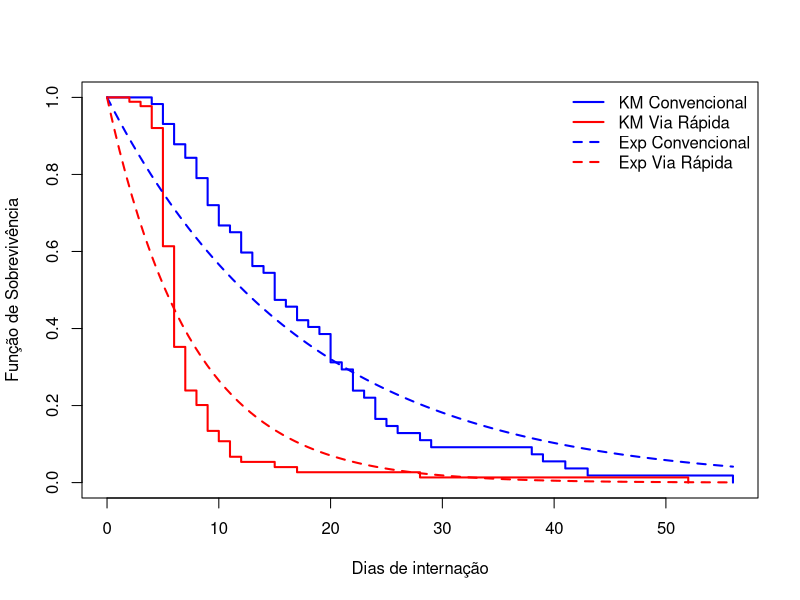
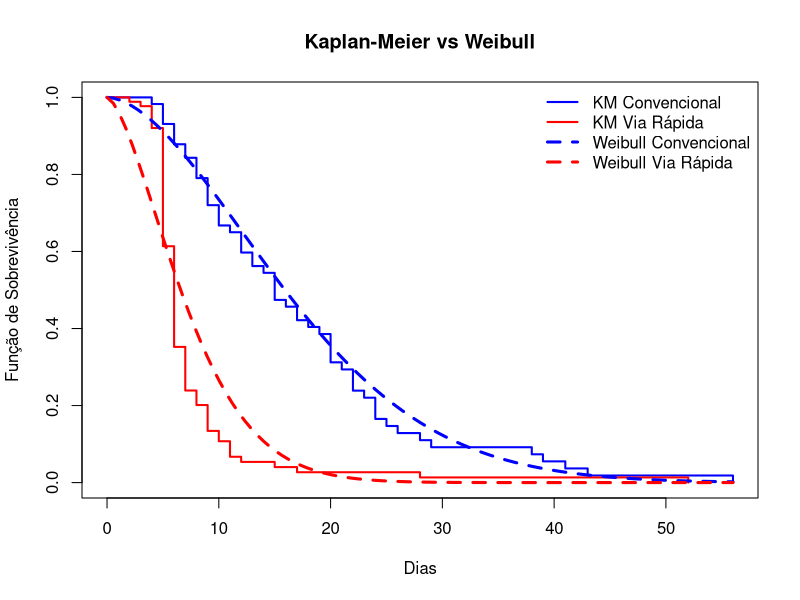

Recreate these plots in R, in order.
## ---- chunk 1
# Leitura de Pacotes Necessários
library(survival)
library(knitr)
library(kableExtra)
library(knitr)

# Leitura dos Dados 
dados = read.csv(file = "MAE0354-2026 - viarapidareduzido.csv")

# Separando em dois casos:
via_convencional <- dados[dados$Protocolo ==  0,]
via_rapida <- dados[dados$Protocolo ==  1,]

# Estabelecemos uma função capaz de calcular tal quantidade para cada conjunto de dados
theta_mv_exp <- function(tempo, delta){
  sum(delta) / sum(tempo)
}

# Theta de Máxima Verossimilhança para o Protocolo Convencional 
theta_c <- theta_mv_exp(
  via_convencional$Dias,via_convencional$Delta
)
# Theta de Máxima Verossimilhança para o Protocolo Rápido
theta_r <- theta_mv_exp(
  via_rapida$Dias, via_rapida$Delta
)

tabela_theta <- data.frame(
  Protocolo = c("Convencional", "Via Rápida"),
  Theta_MV = c(theta_c, theta_r)
)
# Tabela para demonstrar os dados 
kable(
  tabela_theta,
  digits = 4,
  caption = "Estimativas de Máxima Verossimilhança para o parâmetro θ"
)

# Função de Sobrevivência Paramétrica para o método Convencional
S_c <- function(t){
  exp(-theta_c*t)
}

# Função de Sobrevivência Paramétrica para o Método Rápido
S_r <- function(t){
  exp(-theta_r*t)
}

# Função de Sobrevivência Não-Paramétrica para o método Convencional
km_c <- survfit(
  Surv(Dias, Delta) ~ 1,
  data = via_convencional
)

# Função de Sobrevivência Não-Paramétrica para o Método Rápido
km_r <- survfit(
  Surv(Dias, Delta) ~ 1,
  data = via_rapida
)

plot(
  km_c,
  conf.int = FALSE,
  mark.time = FALSE,
  col = "blue",
  lwd = 2,
  xlab = "Dias de internação",
  ylab = "Função de Sobrevivência",
  xlim = c(0, max(dados$Dias)),
  ylim = c(0,1)
)
lines(
  km_r,
  conf.int = FALSE, 
  mark.time = FALSE,
  col = "red",
  lwd = 2
)
curve(
  S_c(x),
  from = 0,
  to = max(dados$Dias),
  add = TRUE,
  col = "blue",
  lwd = 2,
  lty = 2
)
curve(
  S_r(x),
  from = 0,
  to = max(dados$Dias),
  add = TRUE,
  col = "red",
  lwd = 2,
  lty = 2
)
legend(
  "topright",
  legend = c(
    "KM Convencional",
    "KM Via Rápida",
    "Exp Convencional",
    "Exp Via Rápida"
  ),
  col = c("blue","red","blue","red"),
  lty = c(1,1,2,2),
  lwd = 2,
  bty = "n"
)
# Soma do número de falhas para cada protocolo 
d_c <- sum(via_convencional$Delta)
d_r <- sum(via_rapida$Delta)

# Tempo Médio segundo uma Exponencial
media_c <- 1/theta_c
media_r <- 1/theta_r

# Erro Padrão 
ep_media_c <- 1/(theta_c*sqrt(d_c))
ep_media_r <- 1/(theta_r*sqrt(d_r))


tabela_medias <- data.frame(
  Protocolo = c("Convencional", "Via Rápida"),
  Media = c(media_c, media_r),
  Erro_Padrao = c(ep_media_c, ep_media_r)
)

kable(
  tabela_medias,
  digits = 3,
  caption = "Estimativas do tempo médio de internação e seus erros-padrão"
)

# Mediana dos Tempos para Cada protocolo
mediana_c <- log(2)/theta_c
mediana_r <- log(2)/theta_r

# Erro Padrão
ep_mediana_c <- log(2)/(theta_c*sqrt(d_c))
ep_mediana_r <- log(2)/(theta_r*sqrt(d_r))

tabela_medianas <- data.frame(
  Protocolo = c("Convencional", "Via Rápida"),
  Mediana = c(mediana_c, mediana_r),
  Erro_Padrao = c(ep_mediana_c, ep_mediana_r)
)

kable(
  tabela_medianas,
  digits = 3,
  caption = "Estimativas da mediana do tempo de internação e seus erros-padrão"
)
# Ajuste dos dados

# Protocolo Convencional 
ajuste_c_w <- survreg(
  Surv(Dias, Delta) ~ 1,
  data = via_convencional,
  dist = "weibull"
)

# Protocolo Rápido
ajuste_r_w <- survreg(
  Surv(Dias, Delta) ~ 1,
  data = via_rapida,
  dist = "weibull"
)

# Reparametrizando corretamente 
shape_c <- 1/ajuste_c_w$scale
shape_r <- 1/ajuste_r_w$scale

lambda_c <- exp(coef(ajuste_c_w))
lambda_r <- exp(coef(ajuste_r_w))

tabela_weibull <- data.frame(
  Protocolo = c("Convencional", "Via Rápida"),
  Forma_alpha = c(shape_c, shape_r),
  Escala_lambda = c(lambda_c, lambda_r)
)

kable(
  tabela_weibull,
  digits = 4,
  caption = "Estimativas dos parâmetros Weibull por protocolo"
)

#### Funções de Sobrevivência
# Funções de Sobrevivência para cada protocolo 
S_c_weib <- function(t){
  exp(-(t/lambda_c)^shape_c)
}

S_r_weib <- function(t){
  exp(-(t/lambda_r)^shape_r)
}

plot(
  km_c,
  col = "blue",
  lwd = 2,
  conf.int = FALSE,
  mark.time = FALSE,
  xlab = "Dias",
  ylab = "Função de Sobrevivência",
  xlim = c(0,max(dados$Dias)),
  ylim = c(0,1),
  main = "Kaplan-Meier vs Weibull"
)

lines(
  km_r,
  col = "red",
  lwd = 2,
  mark.time = FALSE,
  conf.int = FALSE 
)

curve(S_c_weib(x),add = TRUE,col = "blue",lwd = 3,lty = 2
)

curve(
  S_r_weib(x),add = TRUE,col = "red",lwd = 3,lty = 2
)

leg_c <- "Weibull Convencional"
leg_r <-"Weibull Via Rápida" 

legend(
  "topright",
  legend = c(
    "KM Convencional","KM Via Rápida",
    leg_c, leg_r
  ),
  col = c("blue","red","blue","red"),
  lty = c(1,1,2,2),
  lwd = c(2,2,3,3),
  bty = "n"
)
tabela_exp <- data.frame(
  Dias = c(7, 14, 30),
  Convencional = exp(-theta_c * c(7, 14, 30)),
  `Via Rápida` = exp(-theta_r * c(7, 14, 30))
)
kable(
  tabela_exp,
  digits = 4,
  caption = "Probabilidade estimada de permanência superior a t dias - Modelo Exponencial"
)
weib_surv <- function(t, alpha, lambda){
  exp(-(t/lambda)^alpha)
}
tabela_weib <- data.frame(
  Dias = c(7, 14, 30),
  
  Convencional =
    weib_surv(
      c(7, 14, 30),
      shape_c,
      lambda_c
    ),
  
  `Via Rápida` =
    weib_surv(
      c(7, 14, 30),
      shape_r,
      lambda_r
    )
)

kable(
  tabela_weib,
  digits = 4,
  caption = "Probabilidade estimada de permanência superior a t dias - Modelo Weibull"
)
